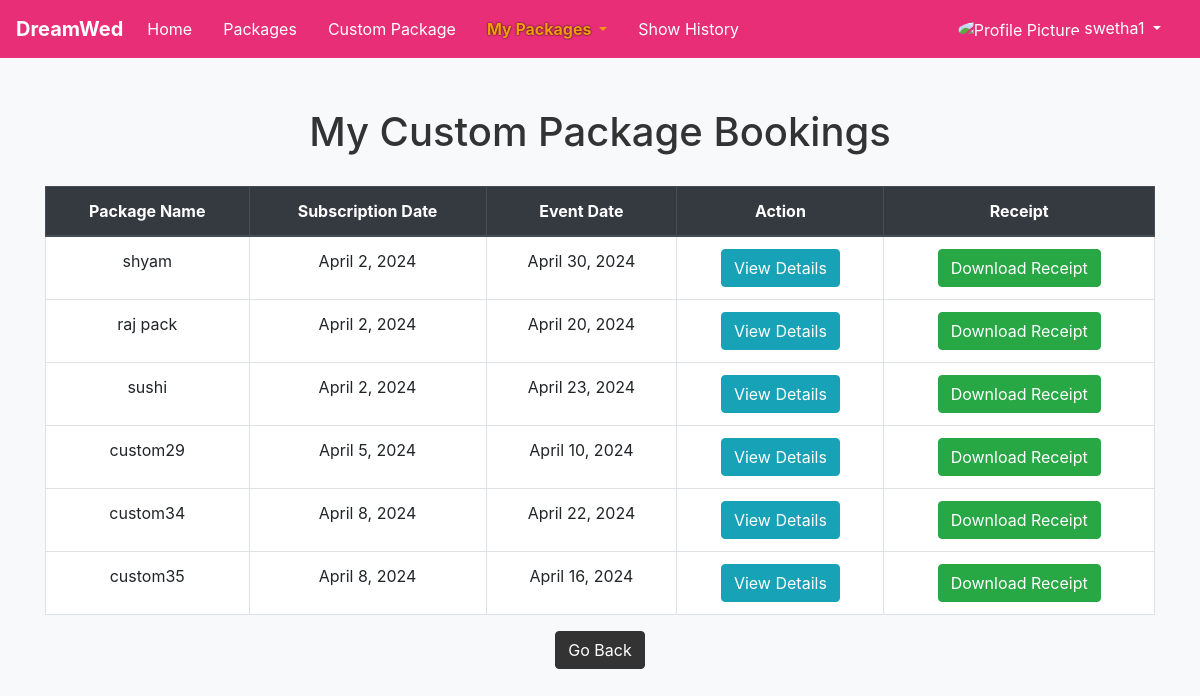
The page /matdest/my_custom_packages/ (signed in) on the database its author committed.
### destpayment/models.py (models this page shows, shortened)
class CustomPackageBooking(models.Model):
    user = models.ForeignKey(User, on_delete=models.CASCADE)
    subscription_date = models.DateTimeField(null=True, blank=True)
    event_date = models.DateTimeField(null=True, blank=True)
    payment_id = models.CharField(max_length=100, null=True, blank=True)
    package_name = models.CharField(max_length=255)
    decor_type = models.ManyToManyField(DecorationOption)
    event_type = models.ManyToManyField(EventOption)
    food_type = models.ManyToManyField(FoodOption)
    price = models.DecimalField(max_digits=10, decimal_places=2)
    attendees = models.IntegerField(default=10)
    location = models.CharField(max_length=100)
    receipt = models.FileField(upload_to='receipts/', null=True, blank=True)
    event_datefrom = models.DateTimeField(null=True, blank=True)
    event_dateto = models.DateTimeField(null=True, blank=True)

### matdest/views.py (the view)
# urls.py: path('my_custom_packages/', views.custom_package_bookings, name='my_custom_packages'),
def custom_package_bookings(request):
    user = request.user
    custom_package_bookings = CustomPackageBooking.objects.filter(user=user)
    return render(request, 'matdest/custom_package_bookings.html', {'custom_package_bookings': custom_package_bookings})

### matdest/templates/matdest/custom_package_bookings.html (shortened to what this page needs)
{% load static %}
<!DOCTYPE html>
<html lang="en">
<head>
    <link rel="stylesheet" href="https://maxcdn.bootstrapcdn.com/bootstrap/4.5.2/css/bootstrap.min.css">
    <link rel="stylesheet" href="https://maxcdn.bootstrapcdn.com/bootstrap/4.5.2/css/bootstrap.min.css">
    <link rel="stylesheet" href="https://cdnjs.cloudflare.com/ajax/libs/font-awesome/5.15.4/css/all.min.css">
</head>
<body>
    <nav class="navbar navbar-expand-lg navbar-light custom-navbar">
        <a class="navbar-brand" href="{% url 'matrimony:home' %}">DreamWed</a>
        <div class="collapse navbar-collapse" id="navbarNav">
            <ul class="navbar-nav">
                <li class="nav-item ">
                    <a class="nav-link" href="{% url 'matdest:desthome' %}">Home</a>
                </li>
                <li class="nav-item">
                    <a class="nav-link" href="{% url 'matdest:view_packages' %}">Packages</a>
                </li>
                <li class="nav-item">
                    <a class="nav-link" href="{% url 'destpayment:proceed_tocustom' %}">Custom Package</a>
                </li>
            <li class="nav-item dropdown active">
                <a class="nav-link dropdown-toggle" href="#" id="packagesDropdown" role="button" data-toggle="dropdown" aria-haspopup="true" aria-expanded="false">
                    My Packages
                </a>
            </li>
            <li class="nav-item">
                <a class="nav-link" href="{% url 'matdest:generate_user_report' %}">Show History</a>
            </li>
            </ul>
            <ul class="navbar-nav ml-auto">
                <li class="nav-item dropdown">
                    <a class="nav-link dropdown-toggle" href="#" id="profileDropdown" role a "button" data-toggle="dropdown" aria-haspopup="true" aria-expanded="false">
                        <img src="{{ request.session.profile_image_url }}" alt="Profile Picture" width="40" height="40" class="rounded-circle">
                        {{ request.user.username }}
                    </a>
                </li>
            </ul>
        </div>
    </nav>
<div class="container">
    <h1>My Custom Package Bookings</h1>
    <div class="row">
        <div class="col-md-12">
            <table class="table table-bordered">
                <thead class="thead-dark">
                    <tr>
                        <th>Package Name</th>
                        <th>Subscription Date</th>
                        <th>Event Date</th>
                        <th>Action</th>
                        <th>Receipt</th>
                    </tr>
                </thead>
                <tbody>
                    {% for booking in custom_package_bookings %}
                    <tr>
                        <td>{{ booking.package_name }}</td>
                        <td>{{ booking.subscription_date|date:"F j, Y" }}</td>
                        <td>{{ booking.event_date|date:"F j, Y" }}</td>
                        <td>
                            <a href="{% url 'matdest:view_custom_package_details' booking.id %}" class="btn btn-info">View Details</a>
                        </td>
                        <td>
                            {% if booking.receipt %}
                            <a href="{{ booking.receipt.url }}" class="btn btn-success" download>Download Receipt</a>
                            {% else %}
                            No receipt available
                            {% endif %}
                        </td>
                    </tr>
                    {% empty %}
                    <tr>
                        <td colspan="5">No custom package bookings found</td>
                    </tr>
                    {% endfor %}
                </tbody>
            </table>
            <div class="center-button">
                <a href="{% url 'matdest:desthome' %}" class="btn btn-primary btn-back">Go Back</a>
            </div>
        </div>
    </div>
</div>
</body>
</html>

### matdest/templates/matdest/custom_package_bookings.html (style rules this page uses)
body { background-color: #f8f9fa; }
.container { margin-top: 50px; }
h1 { text-align: center; margin-bottom: 30px; color: #333; }
table { background-color: #fff; }
th, td { text-align: center; vertical-align: middle; }
.center-button { text-align: center; }
.btn-back { background-color: #333; color: #fff; border-color: #333; }
.custom-navbar { background-color: #e72e77; }
.custom-navbar .navbar-brand { color: #fff; font-weight: bold; }
.custom-navbar .navbar-nav .nav-link { color: #fff; margin-right: 15px; }
.custom-navbar .nav-item.active .nav-link { color: #f39c12; font-weight: bold; text-shadow: 0 0 2px #000; }

### rows shown on the page
CustomPackageBooking: package_name "shyam", subscription_date "April 2, 2024", event_date "April 30, 2024"
CustomPackageBooking: package_name "raj pack", subscription_date "April 2, 2024", event_date "April 20, 2024"
CustomPackageBooking: package_name "sushi", subscription_date "April 2, 2024", event_date "April 23, 2024"
CustomPackageBooking: package_name "custom29", subscription_date "April 5, 2024", event_date "April 10, 2024"
CustomPackageBooking: package_name "custom34", subscription_date "April 8, 2024", event_date "April 22, 2024"
CustomPackageBooking: package_name "custom35", subscription_date "April 8, 2024", event_date "April 16, 2024"

### other values the page prints
{{ request.user.username }} "swetha1"
